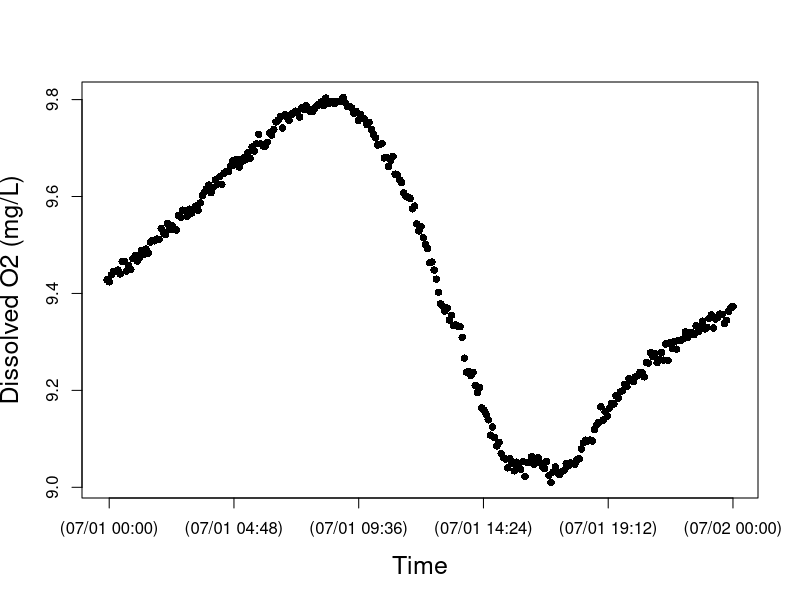

Source code (R): (Note: this script raises an error after producing the figure.)
setwd("N:/Thesis")
install.packages("chron")
library(chron)
StreamData=read.table("SW30jun18_example.txt",header=TRUE)  	##time is in seconds since 1970 and in UTC
StreamData$dtime<-chron(StreamData$time/86400)-(7/24)
## Check new chron object dtime and O2 data
## here is where you can target and remove outliers if you want to check before running models 
plot(StreamData$dtime, StreamData$oxy,cex.lab=1.5,pch=16,xlab="Time",ylab="Dissolved O2 (mg/L)")
# END data important and management
# [2] LOAD O2 SATURATION FUNCTION

osat<- function(temp, bp) {
  
  tstd<-log((298.15-temp) / (273.15 + temp))
  
  a0<-2.00907
  a1<-3.22014
  a2<-4.0501
  a3<-4.94457
  a4<- -0.256847
  a5<- 3.88767
  
  u<-10^(8.10765-(1750.286/(235+temp)))
  
  sato<-(exp(a0 + a1*tstd + a2*tstd^2 + a3*tstd^3 + a4*tstd^4+a5*tstd^5))*((bp-u)/(760-u))*1.42905
  sato
}

#end of function
# END loading O2 SAT calc #
# [3] LOAD BAROMETRIC PRESSURE FUNCTION
## Function to correct barometric pressure for altitude. From Colt (2012).
## This function gives bp in mmHg for altitude given nearby measurement of standardized barometric pressure. 
## temp is degC 
## alt is m
## bpst is in inches of Hg and the sort of data you will find from U.S. weather stations.  Delete the *25.4 if you in the rest of the world where pressure is given in metric units
####function returns mm of Hg
bpcalc<- function(bpst, alt) {
  bpst*25.4*exp((-9.80665*0.0289644*alt)/(8.31447*(273.15+15)))
}
#end of function
# END loading BP calc function ####### 
# [4] LOAD GAS EXCHANGE (K) FUNCTIONS
# NOTE: The functions you use will depend on the methods used to estimate K (O2, propane, SF6). The temperature correction (Kcor) is embedded in the models below, but the Kcor function must be loaded into R before running the model.
# UNITS are day^(-1)
## This code does the opposite of Kcor below; it estimates K600 for KO2 at a given temperature. From Wanninkhof (1992).
K600fromO2<-function (temp, KO2) {
  ((600/(1800.6 - (120.1 * temp) + (3.7818 * temp^2) - (0.047608 * temp^3)))^-0.5) * KO2
}
#end of function
# This calculates K600 from K measured in a propane addition. From Raymond et al. (2012).
K600frompropane<-function (temp, Kpropane) {
  ((600/(2864 - (154.14 * temp) + (3.791 * temp^2) - (0.0379 * temp^3)))^-0.5) * Kpropane
}
#end of function
# This calculates K600 from K measured in a SF6 addition. From Raymond et al. (2012).
K600fromSF6<-function(temp, KSF6) {
  ((600/(3255.3-(217.13*temp)+(6.837*temp^2)-(0.08607*temp^3)))^-0.5)*KSF6
}
#end of function
# This function calculates KO2 at any given tempertaure from K600. via schmidt number scaling.  The scaling equation if From JÃ¤hne et al. (1987), Schmidt number conversions from Wanninkhof et al. 1992.
Kcor<-function (temp,K600){
  K600/(600/(1800.6-(temp*120.1)+(3.7818*temp^2)-(0.047608*temp^3)))^-0.5
}
#end of function
# END loading K functions
# [5] NIGHTTIME REGRESSION to estimate K -- OPTIONAL
### nighttime regression code to estimate K. Approach as in Hornberger and Kelly (1975).
## o2 file is your oxygen data (defined in subsetting)
## bp is barometric pressure in mm Hg for your site, 
## ts is the time step in MINUTES (not days as in metabolism code below)

nightreg<-function(o2file, bp, ts){
  
  temp<-o2file$temp
  oxy<-o2file$oxy
  
  # moving average on oxy data
  oxyf1<-filter(o2file$oxy,rep(1/3,3), sides=2)
  
  # trim the ends of the oxy data
  oxyf2<- oxyf1[c(-1,-length(oxyf1))]
  
  # calculate delO/delt; convert to units of days by ts in min-1*1440
  deltaO2<-((oxyf2[-1]-oxyf2[-length(oxyf2)])/ts)*1440
  
  # Trim the first two and last one from the temp data to match the filter oxy data
  temptrim<-temp[c(-2:-1,-length(temp))]
  
  # calc the dodef
  satdef<-osat(temptrim,bp)-oxyf2[-1]
  
  # fit linear model and plot using linear model fitting (lm) and abline functions in R stats package
  nreg<-lm(deltaO2~satdef)
  plot(satdef,deltaO2)
  abline(nreg)
  
  # use coef function in R stats package to get lm coefficients
  coeff<-coef(nreg)
  
  # output gives lm coeff and K600 (converted from nighttime regression estimate of KO2)
  out<-list(coeff, K600fromO2(mean(temp), coeff[2]))
  out
  
}
#end of function
# NOTE: this approach works better for some sites/dates than others; always check that your model fit is good and that your K600 estimate makes sense!
#Call as:  The first argument in the function defines when to pull data.  In this case on 10/27/204 (for spring creek) between 18:05 and 23:00

nightreg(StreamData[StreamData$dtime>=as.numeric(chron(dates="07/19/17", times="18:10:00")) & StreamData$dtime<=as.numeric(chron(dates="07/21/17", times="10:00:00")), ], bp=660, ts=10)
# END nighttime regression calculation of K #
# check that light makes sense
plot(StreamData$dtime, StreamData$light,cex.lab=1.5,xlab="Time",ylab="PAR (umol photons/m2/s)")
# END light
# [7] MODEL v1 - RIVERMETABK; solves for GPP, ER, AND K
##
# [7a] LOAD RIVERMETABK functions
###########################################

## VERSION 1 of possible metabolism model

##### now estimate metabolism

## parameter names (and units) for BOTH rivermetab functions (solving for or fixing K600):
## oxy.mod = modeled O2 (mg/L)
## oxy = O2 data (mg/L)
## MET[1] = GPP = estimated daily gross primary production (g O2 m-2 d-1); + flux of O2 production
## MET[2] = ER = estimated daily ecosystem respiration (g O2 m-2 d-1); - flux of O2 consumption 
## MET[3] = K = estimated K600 (d-1)
## z = estimated site depth (m)
## Kcor = KO2 corrected for temperature, calculated from K600 (d-1)
## bp = barometric pressure (mmHg)
## temp = water temperature (C)
## light = PAR data (or modlight from above light function)
## ts = time step of O2 data from logger (10 min intervals --> units are day, so 10/1440=0.06944)

# Model to calculate GPP, ER and K simultaneously
# This model is advantageous in the sense that one can estimate K from the data, but beware that it may be an overparameterized model.  
# Note that you have the opportunity below to use your light data or modeled light (here as data$light estimated for spring creek and french creek with the light model function above). You decide and modify the function and data names accordingly.

# rivermetabK is the master function that calls the MLE function (onestationmleK) and plotting function (onestationplot) below
rivermetabK<-function(o2file, z, bp, ts){
  
  ##pull data out of loaded o2file (subset in CALL function) and give it a name. 
  temp<-o2file$temp
  oxy<-o2file$oxy
  light<-o2file$light
  
  ##This calls onestationmleK (below) to calculate metabolism by non-linear minimization. We use nlm() function in R stats package; for more information see "help(nlm)"  The first argument is the function to be minimized, the second defines the starting values.  The function that is minimized (onestationmleK, see below) always has as its first argument, a vector of parameters (MET), and second argument a vector of starting values for those parameters, p=c(3,-5, 10).
  
  river.mle<-nlm(onestationmleK, p=c(3,-5, 10), oxy=oxy, z=z,temp=temp,light=light, bp=bp, ts=ts)
  
  ##plot modeled and measaured O2 given MLE estimates of GPP, ER, and K600.  It calls a function below onestationplot()
  
  onestationplot(GPP=river.mle$estimate[1], ER=river.mle$estimate[2],oxy=oxy,z=z,temp=temp,light=light, K=river.mle$estimate[3], bp=bp, ts=ts)
  
  ##return GPP, ER, K600, and MLE values
  b <- list(GPP=river.mle$estimate[1], ER=river.mle$estimate[2], K600=river.mle$estimate[3], neglogL=river.mle$minimum[1])
  b
}
# end of function
# This function returns the negative log likelihood value given O2 data and estimates of GPP, ER, and K (which is vector MET); is included in master rivermetabK function above
onestationmleK<-function(MET,temp, oxy, light, z, bp, ts) {
  
  # create new vector for modeled O2
  oxy.mod<-numeric(length(data))
  # give starting value from oxygen data; this is the only time O2 data is used to model GPP and ER
  oxy.mod[1]<-oxy[1]
  
  # this is the metabolism equation as in Van de Bogert et al 2007 L&OMethods
  for (i in 2:length(oxy)) {oxy.mod[i]<-oxy.mod[i-1]+((MET[1]/z)*(light[i]/sum(light)))+ MET[2]*ts/z+(Kcor(temp[i],MET[3]))*ts*(osat(temp[i],bp)-oxy.mod[i-1]) }
  
  ##below is MLE calculation; output is -log likelihood
  # diff in measured and modeled O2
  sqdiff<-(oxy-oxy.mod)^2 
  # likelihood function
  L <- length(oxy) * (log(((sum(sqdiff)/length(oxy))^0.5))+0.5*log(6.28)) + ((2*sum(sqdiff)/length(oxy))^-1) * sum(sqdiff)
  L
}
# end of function
# this function plots modeled O2 and O2 data from estimates of daily GPP, ER, and K; is included in master rivermetabK function above
# Calls same metabolism equation as in mle function, but plots modeled O2 as a function of GPP, ER, and K estimates from mle
# use this to visually assess your model estimates (should be good agreement between modeled and measured O2)
onestationplot<-function(GPP, ER, oxy, z, temp, K, light, bp, ts) {
  
  oxy.mod<-numeric(length(oxy))
  oxy.mod[1]<-oxy[1]
  
  # this is the metabolism equation as in Van de Bogert et al (2007) L&OMethods
  for (i in 2:length(oxy)) { oxy.mod[i]<-oxy.mod[i-1]+((GPP/z)*(light[i]/sum(light)))+ ER*ts/z+(Kcor(temp[i],K))*ts*(osat(temp[i],bp)-oxy.mod[i-1]) }
  
  plot(seq(1:length(oxy)),oxy.mod, type="l",xlab="Time", ylab="Dissolved oxygen  (mg/L)", cex.lab=1.5, cex.axis=1.5, lwd=2 )
  points(seq(1:length(oxy)),oxy)
}
# end of function

####### END LOADING rivermetabK function #
# [7b] CALL RIVERMETABK function
###########################################

## Call as:  z is depth in m, bp is im mmHg, ts is time steps in days.

# for spring creek data; 10/28/14
rivermetab<-function(o2file, z, bp, ts, K){
  
  ##pull data out of loaded o2file (subset in CALL function) and give it a name. 
  temp<-o2file$temp
  oxy<-o2file$oxy
  light<-o2file$light
  
  ##calculate metabolism by non linear minimization of MLE function (below)
  river.mle<-nlm(onestationmle, p=c(3,-5), oxy=oxy, z=z,temp=temp,light=light, bp=bp, ts=ts, K=K)
  
  ##plot data; uses same plot function as given for rivermetabK above (relisted below to keep each model as own unit)
  onestationplot(GPP=river.mle$estimate[1], ER=river.mle$estimate[2],oxy=oxy,z=z,temp=temp,light=light, K=K, bp=bp, ts=ts)
  
  ##return GPP, ER, and MLE value
  b<-list(GPP= river.mle$estimate[1], ER= river.mle$estimate[2],  neglogL= river.mle$minimum[1])
  b
}
# end of function

# function returns the likelihood value given O2 data and estimates of GPP, ER (which is vector MET); is included in master rivermetab function above; K600 is fixed
onestationmle<-function(MET,temp, oxy, light, z, bp, ts, K) {
  
  oxy.mod<-numeric(length(data))
  oxy.mod[1]<-oxy[1]
  
  # this is the metabolism equation as in Van de Bogert et al 2007 L&OMethods
  for (i in 2:length(oxy)) {oxy.mod[i]<-oxy.mod[i-1]+((MET[1]/z)*(light[i]/sum(light)))+ MET[2]*ts/z+(Kcor(temp[i],K))*ts*(osat(temp[i],bp)-oxy.mod[i-1]) }
  
  ## below is MLE calculation; output is likelihood
  # diff in measured and modeled O2
  sqdiff<-(oxy-oxy.mod)^2 
  # likelihood function
  L <- length(oxy)*(log(((sum(sqdiff)/length(oxy))^0.5)) +0.5*log(6.28)) + ((2*sum(sqdiff)/length(oxy))^-1)*sum(sqdiff)
  L
}
#end of function

# (As in rivermetabK)
# this function plots modeled O2 and O2 data from estimates of daily GPP and ER; is included in master rivermetab function above
# Calls same metabolism equation as in mle function, but plots modeled O2 as a function of GPP, ER estimates from mle
# use this to visually assess your model estimates (should be good agreement between modeled and measured O2)
onestationplot<-function(GPP, ER, oxy, z, temp, K, light, bp, ts) {
  
  oxy.mod<-numeric(length(oxy))
  oxy.mod[1]<-oxy[1]
  
  # this is the metabolism equation as in Van de Bogert et al (2007) L&OMethods
  for (i in 2:length(oxy)) { oxy.mod[i]<-oxy.mod[i-1]+((GPP/z)*(light[i]/sum(light)))+ ER*ts/z+(Kcor(temp[i],K))*ts*(osat(temp[i],bp)-oxy.mod[i-1]) }
  
  plot(seq(1:length(oxy)),oxy.mod, type="l",ylim=c(9,9.8),xlab="Time (Midnight to Midnight)", ylab="Dissolved O2 (mg/L)", cex.lab=1.5,xaxt="n", lwd=2)
  points(seq(1:length(oxy)),oxy)
  
}
# end of function
####### END loading rivermetab function ####### 

plot(StreamData$dtime, StreamData$light,cex.lab=1.5,xaxt="n",ylim=c(0,50000),xlab="Time (Midnight to Midnight)",ylab="Light (umol phot/m2/s)")
plot(StreamData$dtime, StreamData$temp,cex.lab=1.5,xaxt="n",ylim=c(7,11),xlab="Time (Midnight to Midnight)",ylab="Water Temp (Deg. C)")
plot(StreamData$dtime, StreamData$oxy,cex.lab=1.5,xaxt="n",ylim=c(9,9.8),xlab="Time (Midnight to Midnight)",ylab="Dissolved O2 (mg/L)")


rivermetabK(o2file=StreamData[ StreamData $dtime>=as.numeric(chron(
  dates="07/01/18", times="00:00:00")) & StreamData $dtime<=as.numeric(chron(
    dates="07/01/18", times="23:59:59")), ], 
  z=0.050, 
  bp=710, 
  ts=0.003472)
